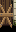

Rendered tile map (Tiled .tmx) drawn with the repository's tilesets; below, a short description and the full map source, tile grids included:
An orthogonal 1x2 tile map with 16x16 px tiles, 2 tile layers (Back, Buildings) and 1 object (TileData).

<map version="1.4" tiledversion="1.4.2" orientation="orthogonal" renderorder="right-down" width="1" height="2" tilewidth="16" tileheight="16" infinite="0" nextlayerid="4" nextobjectid="2">
 <tileset firstgid="1" name="z_blinxxy.MuseArt_LupiniMap" tilewidth="16" tileheight="16" tilecount="30" columns="10">
  <image source="map_tiles.png" width="160" height="48" />
 </tileset>
 <layer id="1" name="Back" width="1" height="2">
  <data encoding="csv">
0,
0
</data>
 </layer>
 <layer id="2" name="Buildings" width="1" height="2">
  <data encoding="csv">
5,
15
</data>
 </layer>
 <objectgroup id="3" name="Buildings">
  <object id="1" name="TileData" x="0" y="16" width="16" height="16">
   <properties>
    <property name="Action" type="string" value="Message blinxxy.MuseArt_Vale.studio.boarded" />
   </properties>
  </object>
 </objectgroup>
</map>
